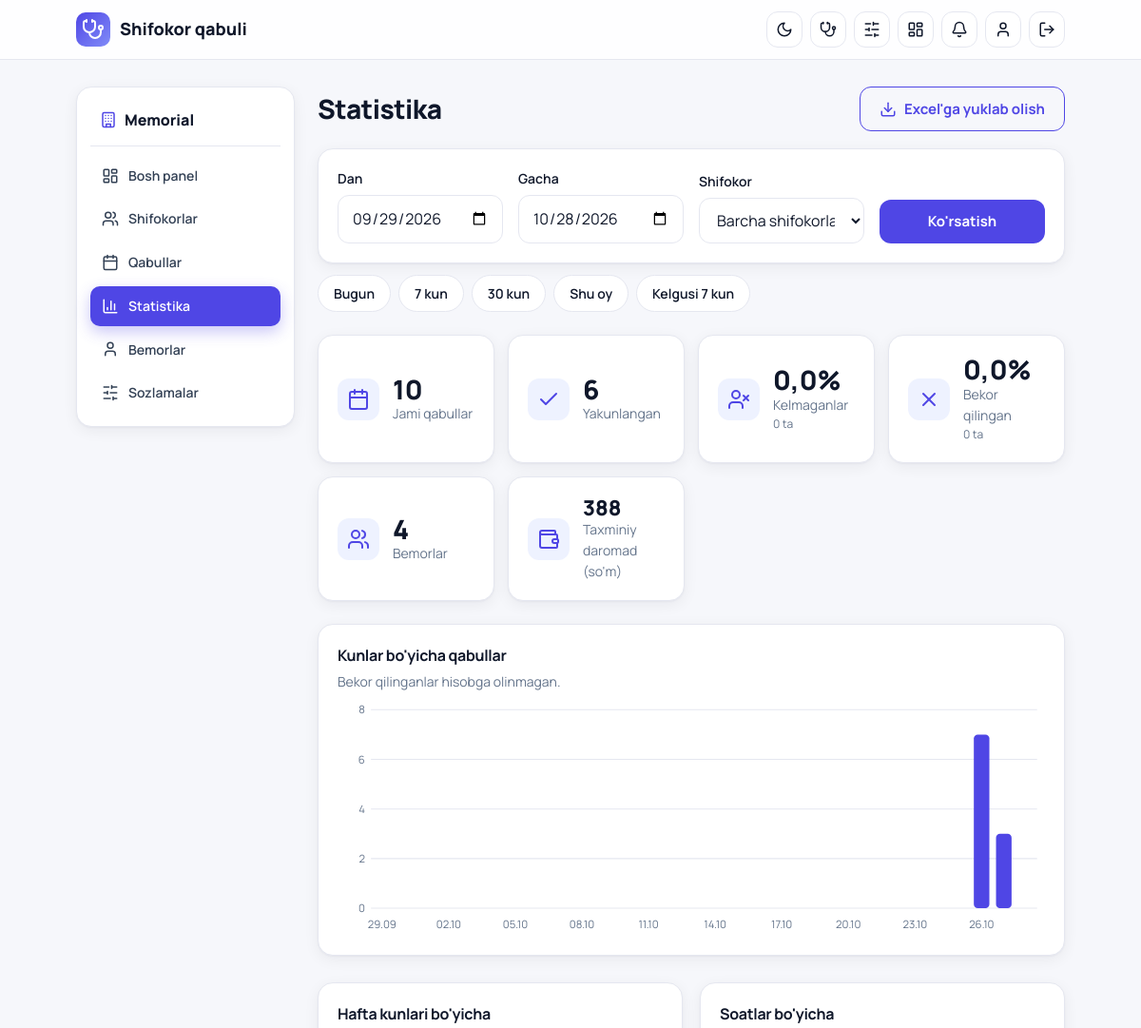
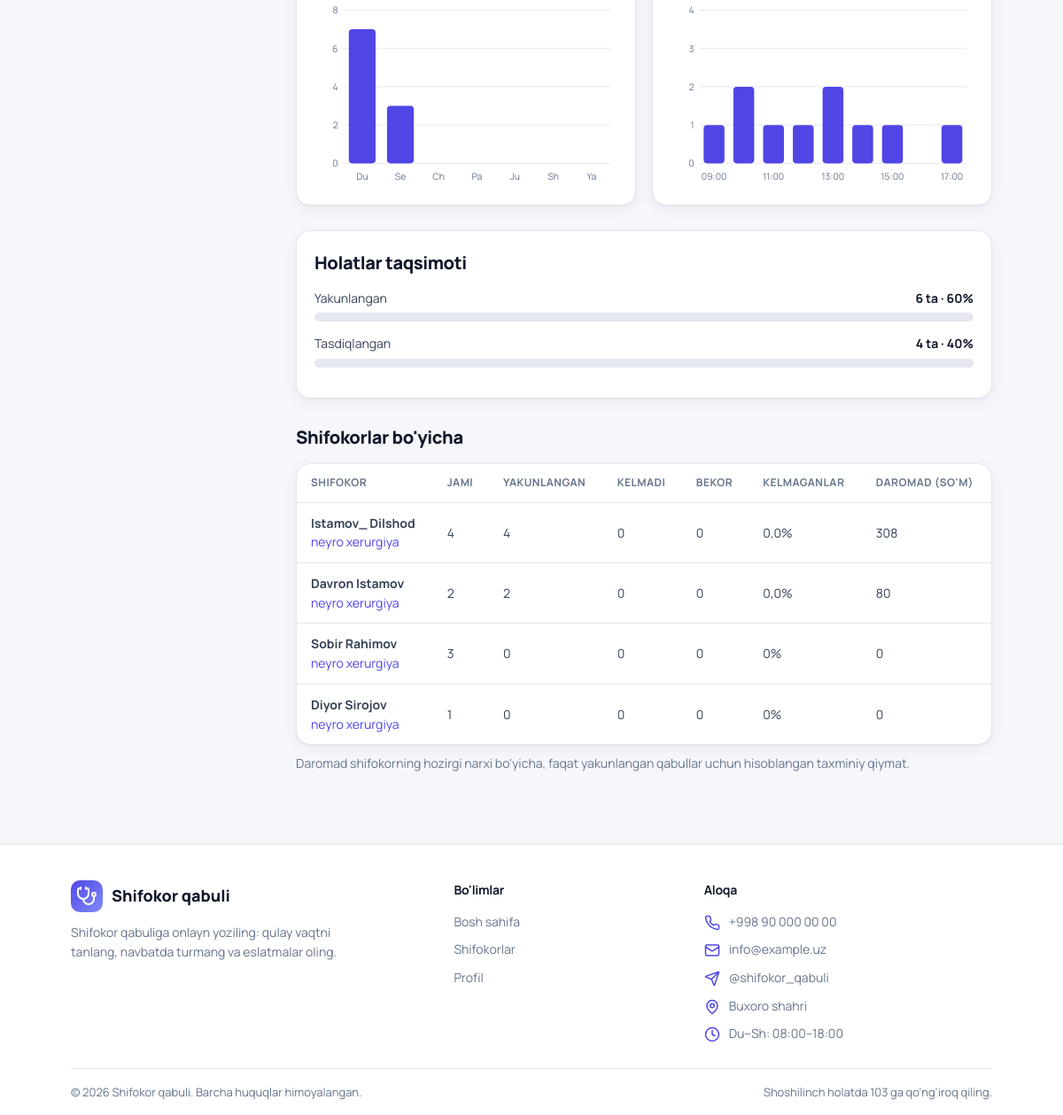
/manage/stats/ (signed in), run on the app's committed database (2 pictures, top to bottom).
### clin_app/models.py (models this page shows, shortened)
class Hospital(models.Model):
    name = models.CharField("Nomi", max_length=200)
    address = models.CharField("Manzil", max_length=300)
    phone = models.CharField("Telefon", max_length=20, blank=True)
    description = models.TextField("Tavsif", blank=True)
    logo = models.ImageField(upload_to="hospitals/", blank=True, null=True)
    is_active = models.BooleanField(default=True)
    class Meta:
        verbose_name = "Kasalxona"
        verbose_name_plural = "Kasalxonalar"

class Doctor(models.Model):
    user = models.OneToOneField(User, on_delete=models.CASCADE, related_name="doctor_profile")
    hospital = models.ForeignKey(Hospital, on_delete=models.CASCADE, related_name="doctors")
    department = models.ForeignKey(Department, on_delete=models.SET_NULL, null=True, blank=True)
    specialty = models.ForeignKey(Specialty, on_delete=models.PROTECT, related_name="doctors")
    experience_years = models.PositiveSmallIntegerField("Tajriba (yil)", default=0)
    price = models.PositiveIntegerField("Qabul narxi (so'm)", default=0)
    bio = models.TextField("Haqida", blank=True)
    photo = models.ImageField(upload_to="doctors/", blank=True, null=True)
    slot_minutes = models.PositiveSmallIntegerField("Bir qabul davomiyligi (daqiqa)", default=20)
    is_active = models.BooleanField(default=True)
    class Meta:
        verbose_name = "Shifokor"
        verbose_name_plural = "Shifokorlar"

class User(AbstractUser):
    class Role(models.TextChoices):
        PATIENT = "patient", "Bemor"
        DOCTOR = "doctor", "Shifokor"
        HOSPITAL_ADMIN = "hospital_admin", "Kasalxona admini"
    role = models.CharField(max_length=20, choices=Role.choices, default=Role.PATIENT)
    phone = models.CharField("Telefon", max_length=20, unique=True, null=True, blank=True)
    birth_date = models.DateField("Tug'ilgan sana", null=True, blank=True)
    hospital = models.ForeignKey(
        Hospital, on_delete=models.SET_NULL, null=True, blank=True, related_name="staff"
    )
    must_change_password = models.BooleanField("Parolni almashtirishi shart", default=False)
    @property
    def is_patient(self):
        return self.role == self.Role.PATIENT
    @property
    def is_doctor(self):
        return self.role == self.Role.DOCTOR
    @property
    def is_hospital_admin(self):
        return self.role == self.Role.HOSPITAL_ADMIN

class Specialty(models.Model):
    name = models.CharField("Mutaxassislik", max_length=100, unique=True)
    class Meta:
        verbose_name = "Mutaxassislik"
        verbose_name_plural = "Mutaxassisliklar"
    def __str__(self):
        return self.name

### clin_app/panel_views.py (the view)
# urls.py: path("stats/", v.stats, name="panel_stats"),
@hospital_admin_required
def stats(request):
    hospital = request.hospital
    start, end, raw, doctor_id = _stats_params(request)
    data = build_stats(hospital, start, end, doctor_id)
    extra = {"doctor": doctor_id} if doctor_id else {}
    query = urlencode({"from": start.isoformat(), "to": end.isoformat(), **extra})
    preset_links = [
        (label, urlencode({"from": a.isoformat(), "to": b.isoformat(), **extra}))
        for label, a, b in presets()
    ]
    return render(request, "panel/stats.html", {
        **data,
        "start": start, "end": end, "query": query, "presets": preset_links,
        "doctors": Doctor.objects.filter(hospital=hospital).select_related("user"),
        "sel_doctor": raw,
    })

### clin_app/context_processors.py (called while the page is built)
def notifications(request):
    user = request.user
    if user.is_authenticated:
        return {"unread_count": user.notifications.filter(is_read=False).count()}
    return {}

### clin_app/panel_views.py (called while the page is built)
def hospital_admin_required(view):
    @wraps(view)
    def wrapper(request, *args, **kwargs):
        user = request.user
        if not user.is_authenticated:
            return redirect_to_login(request.get_full_path())
        if not (user.is_hospital_admin or user.is_superuser):
            raise PermissionDenied
        if not user.hospital_id:
            messages.error(request, "Sizga kasalxona biriktirilmagan. Administrator bilan bog'laning.")
            return redirect("home")
        request.hospital = user.hospital
        return view(request, *args, **kwargs)
    return wrapper

def _stats_params(request):
    start, end = parse_range(request.GET)
    raw = request.GET.get("doctor", "")
    return start, end, raw, (int(raw) if raw.isdigit() else None)

### clin_app/stats.py (called while the page is built)
def _money(value):
    return f"{int(value):,}".replace(",", " ")

def _date(value):
    try:
        return datetime.strptime(value, "%Y-%m-%d").date()
    except (TypeError, ValueError):
        return None

def parse_range(params):
    today = timezone.localdate()
    end = _date(params.get("to")) or today
    start = _date(params.get("from")) or end - timedelta(days=29)
    if start > end:
        start, end = end, start
    if (end - start).days >= MAX_DAYS:
        start = end - timedelta(days=MAX_DAYS - 1)
    return start, end

def presets():
    today = timezone.localdate()
    return [
        ("Bugun", today, today),
        ("7 kun", today - timedelta(days=6), today),
        ("30 kun", today - timedelta(days=29), today),
        ("Shu oy", today.replace(day=1), today),
        ("Kelgusi 7 kun", today, today + timedelta(days=6)),
    ]

def appointments_qs(hospital, start, end, doctor_id=None):
    qs = Appointment.objects.filter(doctor__hospital=hospital, date__range=(start, end))
    if doctor_id:
        qs = qs.filter(doctor_id=doctor_id)
    return qs

### clin_app/templates/panel/stats.html (shortened to what this page needs)
{% extends 'panel/base.html' %}
{% block panel %}
<div class="panel-head">
  <h1 class="page-title">Statistika</h1>
  <a href="{% url 'panel_stats_export' %}?{{ query }}" class="btn btn-outline">
    <svg class="icon"><use href="#i-download"/></svg> Excel'ga yuklab olish
  </a>
</div>
<form method="get" class="card form-grid" style="grid-template-columns:repeat(auto-fit,minmax(160px,1fr));align-items:end;margin-bottom:12px">
  <div class="field">
    <label for="f-from">Dan</label>
    <input type="date" id="f-from" name="from" value="{{ start|date:'Y-m-d' }}">
  </div>
  <div class="field">
    <label for="f-to">Gacha</label>
    <input type="date" id="f-to" name="to" value="{{ end|date:'Y-m-d' }}">
  </div>
  <div class="field">
    <label for="f-doctor">Shifokor</label>
    <select id="f-doctor" name="doctor">
      <option value="">Barcha shifokorlar</option>
    </select>
  </div>
  <div class="field">
    <button type="submit" class="btn btn-block">Ko'rsatish</button>
  </div>
</form>
<div class="chips" style="margin-bottom:24px">
  {% for label, q in presets %}<a href="?{{ q }}" class="chip">{{ label }}</a>{% endfor %}
</div>
<div class="stats">
  <div class="card stat">
    <div class="feature-icon"><svg class="icon icon-lg"><use href="#i-calendar"/></svg></div>
    <div><div class="stat-num">{{ kpi.total }}</div><div class="muted small">Jami qabullar</div></div>
  </div>
  <div class="card stat">
    <div class="feature-icon"><svg class="icon icon-lg"><use href="#i-check"/></svg></div>
    <div><div class="stat-num">{{ kpi.completed }}</div><div class="muted small">Yakunlangan</div></div>
  </div>
  <div class="card stat">
    <div class="feature-icon"><svg class="icon icon-lg"><use href="#i-userx"/></svg></div>
    <div>
      <div class="stat-num">{{ kpi.no_show_rate }}%</div>
      <div class="muted small">Kelmaganlar</div>
      <div class="stat-sub">{{ kpi.no_show }} ta</div>
    </div>
  </div>
  <div class="card stat">
    <div class="feature-icon"><svg class="icon icon-lg"><use href="#i-x"/></svg></div>
    <div>
      <div class="stat-num">{{ kpi.cancel_rate }}%</div>
      <div class="muted small">Bekor qilingan</div>
      <div class="stat-sub">{{ kpi.cancelled }} ta</div>
    </div>
  </div>
  <div class="card stat">
    <div class="feature-icon"><svg class="icon icon-lg"><use href="#i-users"/></svg></div>
    <div><div class="stat-num">{{ kpi.patients }}</div><div class="muted small">Bemorlar</div></div>
  </div>
  <div class="card stat">
    <div class="feature-icon"><svg class="icon icon-lg"><use href="#i-wallet"/></svg></div>
    <div>
      <div class="stat-num" style="font-size:22px">{{ kpi.revenue_text }}</div>
      <div class="muted small">Taxminiy daromad (so'm)</div>
    </div>
  </div>
</div>
{% if kpi.total %}
<div class="card chart-card mb-3">
  <h2>Kunlar bo'yicha qabullar</h2>
  <p class="muted small mb-1">Bekor qilinganlar hisobga olinmagan.</p>
  <div class="chart" id="chart-days"></div>
</div>
<div class="cols-2 mb-3">
  <div class="card chart-card">
    <h2>Hafta kunlari bo'yicha</h2>
    <div class="chart" id="chart-weekdays"></div>
  </div>
  <div class="card chart-card">
    <h2>Soatlar bo'yicha</h2>
    <div class="chart" id="chart-hours"></div>
  </div>
</div>
<div class="card mb-3">
  <h2 class="section-title">Holatlar taqsimoti</h2>
  {% for s in statuses %}
    <div class="hbar-row">
      <div class="hbar-head"><span>{{ s.label }}</span><b>{{ s.n }} ta · {{ s.pct }}%</b></div>
      <div class="hbar"><span class="{{ s.css }}" data-w="{{ s.pct }}"></span></div>
    </div>
  {% endfor %}
</div>
<h2 class="section-title">Shifokorlar bo'yicha</h2>
<div class="card table-wrap">
  <table class="table">
    <thead>
      <tr>
        <th>Shifokor</th><th>Jami</th><th>Yakunlangan</th><th>Kelmadi</th>
        <th>Bekor</th><th>Kelmaganlar</th><th>Daromad (so'm)</th>
      </tr>
    </thead>
    <tbody>
    {% for d in doctor_rows %}
      <tr>
        <td><b>{{ d.user.get_full_name|default:d.user.username }}</b>
          <div class="teal small">{{ d.specialty }}</div></td>
        <td>{{ d.total }}</td>
        <td>{{ d.done }}</td>
        <td>{{ d.missed }}</td>
        <td>{{ d.canceled }}</td>
        <td>{{ d.miss_rate }}%</td>
        <td>{{ d.revenue_text }}</td>
      </tr>
    {% endfor %}
    </tbody>
  </table>
</div>
<p class="muted small" style="margin-top:10px">
  Daromad shifokorning hozirgi narxi bo'yicha, faqat yakunlangan qabullar uchun hisoblangan taxminiy qiymat.
</p>
{% endif %}
{% endblock %}

### clin_app/templates/panel/base.html
{% extends 'base.html' %}
{% block content %}
{% with url_name=request.resolver_match.url_name %}
<div class="panel">
  <aside class="card panel-side">
    <div class="panel-hospital">
      <svg class="icon teal"><use href="#i-building"/></svg> {{ request.hospital.name }}
    </div>
    <nav class="panel-nav">
      <a href="{% url 'panel_dashboard' %}" class="{% if url_name == 'panel_dashboard' %}active{% endif %}">
        <svg class="icon"><use href="#i-dashboard"/></svg> Bosh panel</a>
      <a href="{% url 'panel_doctors' %}" class="{% if 'doctor' in url_name %}active{% endif %}">
        <svg class="icon"><use href="#i-users"/></svg> Shifokorlar</a>
      <a href="{% url 'panel_appointments' %}" class="{% if 'appointment' in url_name %}active{% endif %}">
        <svg class="icon"><use href="#i-calendar"/></svg> Qabullar</a>
      <a href="{% url 'panel_stats' %}" class="{% if 'stats' in url_name %}active{% endif %}">
        <svg class="icon"><use href="#i-chart"/></svg> Statistika</a>
      <a href="{% url 'panel_patients' %}" class="{% if 'patient' in url_name %}active{% endif %}">
        <svg class="icon"><use href="#i-user"/></svg> Bemorlar</a>
      <a href="{% url 'panel_settings' %}" class="{% if url_name == 'panel_settings' %}active{% endif %}">
        <svg class="icon"><use href="#i-sliders"/></svg> Sozlamalar</a>
    </nav>
  </aside>
  <section class="panel-main">
    {% block panel %}{% endblock %}
  </section>
</div>
{% endwith %}
{% endblock %}

### data on the page
Hospital: hospital.name "Memorial"
Doctor: user.get_full_name "Istamov_ Dilshod", specialty "neyro xerurgiya", total "4", done "4", missed "0", canceled "0", miss_rate "0,0", revenue_text "308"
Doctor: user.get_full_name "Davron Istamov", specialty "neyro xerurgiya", total "2", done "2", missed "0", canceled "0", miss_rate "0,0", revenue_text "80"
Doctor: user.get_full_name "Sobir Rahimov", specialty "neyro xerurgiya", total "3", done "0", missed "0", canceled "0", miss_rate "0", revenue_text "0"
Doctor: user.get_full_name "Diyor Sirojov", specialty "neyro xerurgiya", total "1", done "0", missed "0", canceled "0", miss_rate "0", revenue_text "0"

### other printed values
{{ label }} "Bugun" "7 kun" "30 kun" "Shu oy" "Kelgusi 7 kun"
{{ kpi.total }} "10"
{{ kpi.completed }} "6"
{{ kpi.no_show_rate }} "0,0"
{{ kpi.no_show }} "0"
{{ kpi.cancel_rate }} "0,0"
{{ kpi.cancelled }} "0"
{{ kpi.patients }} "4"
{{ kpi.revenue_text }} "388"
{{ s.label }} "Yakunlangan" "Tasdiqlangan"
{{ s.n }} "6" "4"
{{ s.pct }} "60" "40"
